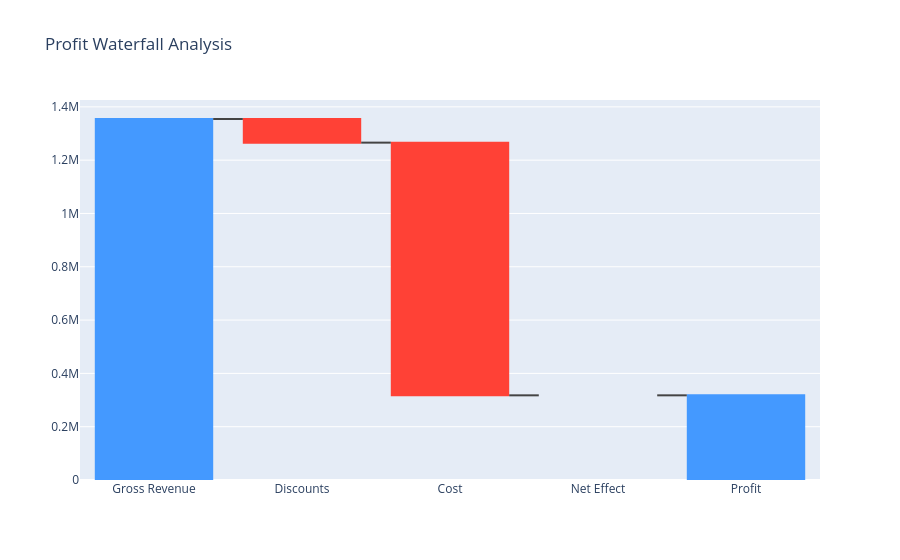

The notebook cell saved with this chart:
### Markdown cell above
# Visalization

### Code cell
fig = go.Figure(go.Waterfall(
    name="Profit Breakdown",
    orientation="v",
    measure=["absolute", "relative", "relative", "relative", "total"],
    x=["Gross Revenue", "Discounts", "Cost", "Net Effect", "Profit"],
    y=[gross, -discount, -cost, 0, profit],
))

fig.update_layout(
    title="Profit Waterfall Analysis",
    showlegend=False
)

fig.show()

### Figure 1 — Plotly figure (JSON) as saved in the notebook; plotly's stock layout.template omitted (floating-point values rounded to 4 significant figures)
{"data": [{"measure": ["absolute", "relative", "relative", "relative", "total"], "name": "Profit Breakdown", "orientation": "v", "type": "waterfall", "x": ["Gross Revenue", "Discounts", "Cost", "Net Effect", "Profit"], "y": [1354000.0, -88670.0, -948100.0, 0, 317700.0]}], "layout": {"showlegend": false, "title": {"text": "Profit Waterfall Analysis"}}}
